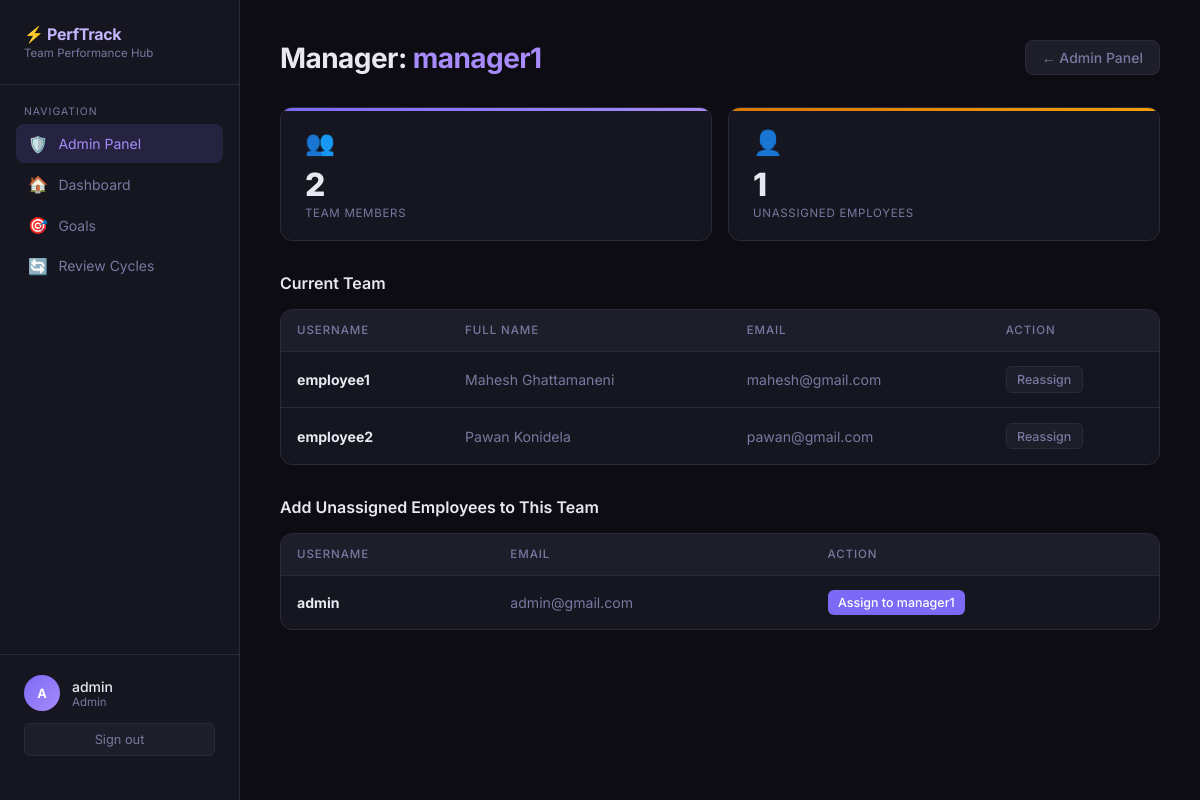
Page /admin-panel/managers/2/ (signed in) on the committed database.
### users/models.py (models this page shows, shortened)
class User(AbstractUser):
    ROLE_CHOICES = (
        ('EMPLOYEE', 'Employee'),
        ('MANAGER', 'Manager'),
    )
    role = models.CharField(
        max_length=20,
        choices=ROLE_CHOICES,
        default='EMPLOYEE'
    )
    manager = models.ForeignKey(
        'self',
        null=True,
        blank=True,
        on_delete=models.SET_NULL,
        related_name='team_members'
    )

### users/views.py (the view)
    def wrapper(request, *args, **kwargs):
        if not request.user.is_authenticated or not request.user.is_superuser:
            messages.error(request, 'You do not have permission to access the Admin Panel.')
            return redirect('home')
        return view_func(request, *args, **kwargs)

### users/views.py (called while the page is built)
def admin_required(view_func):
    def wrapper(request, *args, **kwargs):
        if not request.user.is_authenticated or not request.user.is_superuser:
            messages.error(request, 'You do not have permission to access the Admin Panel.')
            return redirect('home')
        return view_func(request, *args, **kwargs)
    wrapper.__name__ = view_func.__name__
    return wrapper

@login_required
@admin_required
def admin_manager_detail(request, pk):
    manager   = get_object_or_404(User, pk=pk, role='MANAGER')
    team      = manager.team_members.order_by('username')
    unassigned = User.objects.filter(role='EMPLOYEE', manager__isnull=True).order_by('username')
    return render(request, 'users/admin_manager_detail.html', {
        'manager':   manager,
        'team':      team,
        'unassigned': unassigned,
    })

### templates/users/admin_manager_detail.html (shortened to what this page needs)
{% extends "base.html" %}
{% block nav_admin %}active{% endblock %}
{% block content %}
<div class="page-header">
    <h1 class="page-title">Manager: <span>{{ manager.username }}</span></h1>
    <a href="{% url 'admin_dashboard' %}" class="btn btn-ghost">← Admin Panel</a>
</div>
<div class="stats-grid" style="grid-template-columns:repeat(2,1fr);margin-bottom:2rem;">
    <div class="stat-card purple">
        <div class="stat-icon">👥</div>
        <div class="stat-value">{{ team.count }}</div>
        <div class="stat-label">Team Members</div>
    </div>
    <div class="stat-card amber">
        <div class="stat-icon">👤</div>
        <div class="stat-value">{{ unassigned.count }}</div>
        <div class="stat-label">Unassigned Employees</div>
    </div>
</div>
<div class="section">
    <div class="section-header">
        <span class="section-title">Current Team</span>
    </div>
    <div class="table-wrap">
        {% if team %}
        <table>
            <thead>
                <tr>
                    <th>Username</th>
                    <th>Full Name</th>
                    <th>Email</th>
                    <th>Action</th>
                </tr>
            </thead>
            <tbody>
                {% for emp in team %}
                <tr>
                    <td><strong>{{ emp.username }}</strong></td>
                    <td class="muted">{{ emp.get_full_name|default:"—" }}</td>
                    <td class="muted">{{ emp.email|default:"—" }}</td>
                    <td>
                        <a href="{% url 'admin_assign_manager' emp.pk %}" class="btn btn-ghost btn-sm">Reassign</a>
                    </td>
                </tr>
                {% endfor %}
            </tbody>
        </table>
        {% else %}
        <div class="empty-state"><div class="icon">👥</div><p>No employees in this team yet.</p></div>
        {% endif %}
    </div>
</div>
{% if unassigned %}
<div class="section">
    <div class="section-header">
        <span class="section-title">Add Unassigned Employees to This Team</span>
    </div>
    <div class="table-wrap">
        <table>
            <thead><tr><th>Username</th><th>Email</th><th>Action</th></tr></thead>
            <tbody>
                {% for emp in unassigned %}
                <tr>
                    <td><strong>{{ emp.username }}</strong></td>
                    <td class="muted">{{ emp.email|default:"—" }}</td>
                    <td>
                        <a href="{% url 'admin_assign_manager' emp.pk %}?manager={{ manager.pk }}"
                           class="btn btn-primary btn-sm">Assign to {{ manager.username }}</a>
                    </td>
                </tr>
                {% endfor %}
            </tbody>
        </table>
    </div>
</div>
{% endif %}
{% endblock %}

### templates/base.html (shortened to what this page needs)
<!DOCTYPE html>
<html lang="en">
<head>
</head>
<body>
    <div class="layout">
        <aside class="sidebar">
            <div class="sidebar-logo">
                <div class="brand">⚡ PerfTrack</div>
                <div class="brand-sub">Team Performance Hub</div>
            </div>
            <div class="nav-section">
                <div class="nav-label">Navigation</div>
                {% if request.user.is_superuser %}
                <a href="/admin-panel/" class="nav-item {% block nav_admin %}{% endblock %}">
                    <span class="icon">🛡️</span> Admin Panel
                </a>
                {% endif %}
                <a href="/" class="nav-item {% block nav_dashboard %}{% endblock %}">
                    <span class="icon">🏠</span> Dashboard
                </a>
                <a href="/goals/" class="nav-item {% block nav_goals %}{% endblock %}">
                    <span class="icon">🎯</span> Goals
                </a>
                <a href="/cycles/" class="nav-item {% block nav_cycles %}{% endblock %}">
                    <span class="icon">🔄</span> Review Cycles
                </a>
            </div>
            <div class="sidebar-footer">
                <div class="user-info">
                    <div class="avatar">{{ request.user.username|first|upper }}</div>
                    <div>
                        <div class="user-name">{{ request.user.username }}</div>
                        <div class="user-role">
                            {% if request.user.is_superuser %}Admin
                            {% elif request.user.role == 'MANAGER' %}Manager
                            {% else %}Employee{% endif %}
                        </div>
                    </div>
                </div>
                <form method="post" action="/logout/">
                    <button type="submit" class="logout-btn">Sign out</button>
                </form>
            </div>
        </aside>
        <main class="main">
            {% block content %}{% endblock %}
        </main>
    </div>
</body>
</html>

### rows in the picture
User: user.username|first "A", user.username "admin", username "admin", email "admin@gmail.com"
User: username "manager1"
User: username "employee1", get_full_name "Mahesh Ghattamaneni", email "mahesh@gmail.com"
User: username "employee2", get_full_name "Pawan Konidela", email "pawan@gmail.com"

### other values in the picture
{{ team.count }} "2"
{{ unassigned.count }} "1"
